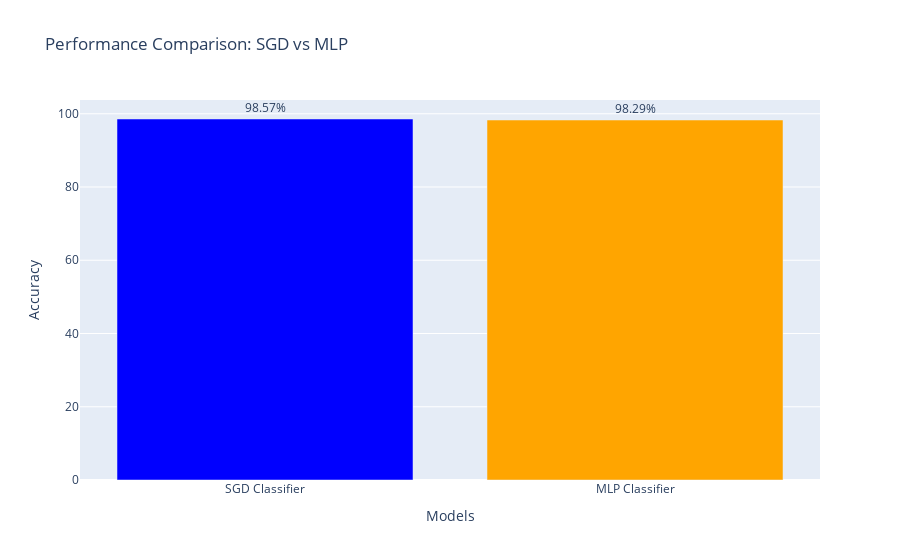

The code cell stored with this chart in its notebook:
### Code cell
import plotly.express as px

models = ['SGD Classifier', 'MLP Classifier']
accuracies = [98.57, 98.29]

fig = px.bar(x=models, y=accuracies, labels={'x': 'Models', 'y': 'Accuracy'},
             title="Performance Comparison: SGD vs MLP", text=accuracies)

fig.update_traces(texttemplate='%{text:.2f}%', textposition='outside', marker_color=['blue', 'orange'])

fig.show()

### Figure 1 — Plotly figure (JSON) as saved in the notebook; plotly's stock layout.template omitted (floating-point values rounded to 4 significant figures)
{"data": [{"alignmentgroup": "True", "hovertemplate": "Models=%{x}<br>Accuracy=%{y}<br>text=%{text}<extra></extra>", "legendgroup": "", "marker": {"color": ["blue", "orange"], "pattern": {"shape": ""}}, "name": "", "offsetgroup": "", "orientation": "v", "showlegend": false, "text": [98.57, 98.29], "textposition": "outside", "texttemplate": "%{text:.2f}%", "type": "bar", "x": ["SGD Classifier", "MLP Classifier"], "xaxis": "x", "y": [98.57, 98.29], "yaxis": "y"}], "layout": {"barmode": "relative", "legend": {"tracegroupgap": 0}, "title": {"text": "Performance Comparison: SGD vs MLP"}, "xaxis": {"anchor": "y", "domain": [0, 1], "title": {"text": "Models"}}, "yaxis": {"anchor": "x", "domain": [0, 1], "title": {"text": "Accuracy"}}}}
